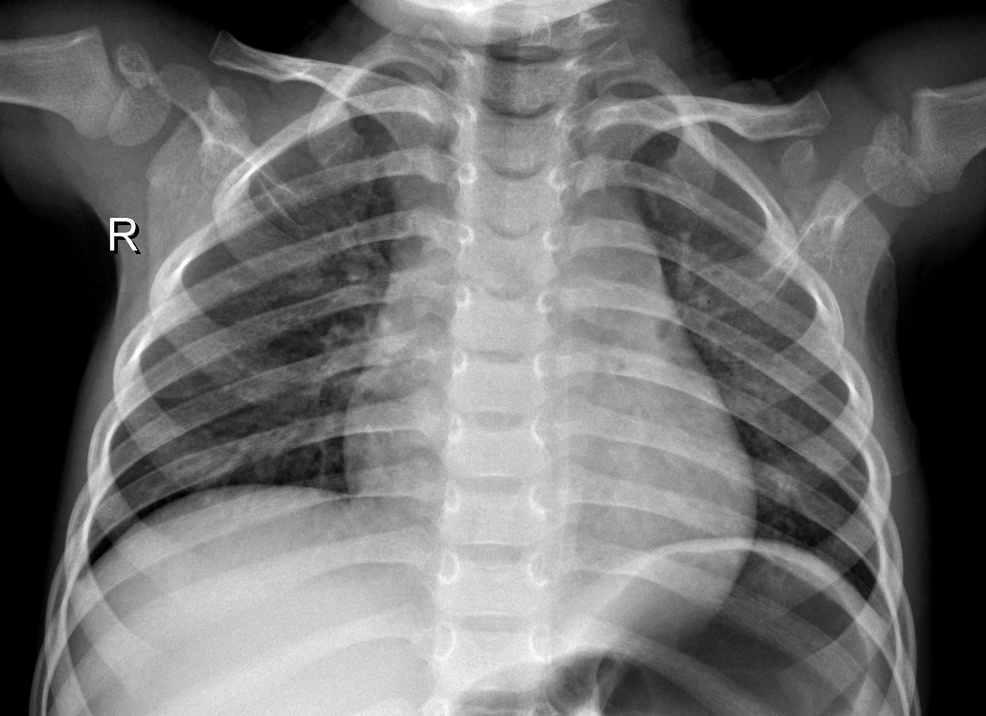
#> input picture Dataset/IM-0215-0001.jpeg, 986 x 716 px, shrunk from 1666 x 1209 before the run, found by its file name
$ jupyter execute ip_adapative_thresholding.ipynb   (shell and % lines are left out)
#> lines starting #> are read from the running program, lines starting #| are printed output that depends on the picture; after the words box and inside, x2 and y2 are one past the last pixel; in counts of white or black regions, pixels touching at a corner belong together
<a href="https://colab.research.google.com/github/hanifnurf/TKC_Covid19/blob/main/image_processing/ip_adapative_thresholding.ipynb" target="_parent"></a>

[cell 1]
import wget
url = "https://github.com/hanifnurf/TKC_Covid19/blob/main/Dataset/IM-0215-0001.jpeg?raw=true"
wget.download(url)

[cell 2]
# import the necessary packages
import matplotlib.pyplot as plt
import cv2

[cell 3]
def plt_imshow(title, image):
	# convert the image frame BGR to RGB color space and display it
	image = cv2.cvtColor(image, cv2.COLOR_BGR2RGB)
	plt.imshow(image)
	plt.title(title)
	plt.grid(False)
	plt.show()

[cell 4]
# since we are using Jupyter Notebooks we can replace our argument
# parsing code with *hard coded* arguments and values
args = {
	"image": "IM-0215-0001.jpeg"
}

[cell 5]
# load the image and display it
image = cv2.imread(args["image"])
#> image is the input picture: shape (716, 986, 3); min 0, max 255, mean 109.7
plt_imshow("Image", image)

# convert the image to grayscale and blur it slightly
gray = cv2.cvtColor(image, cv2.COLOR_BGR2GRAY)
blurred = cv2.GaussianBlur(gray, (7, 7), 0)

[cell 6]
# apply simple thresholding with a hardcoded threshold value
(T, threshInv) = cv2.threshold(blurred, 230, 255,
	cv2.THRESH_BINARY_INV)
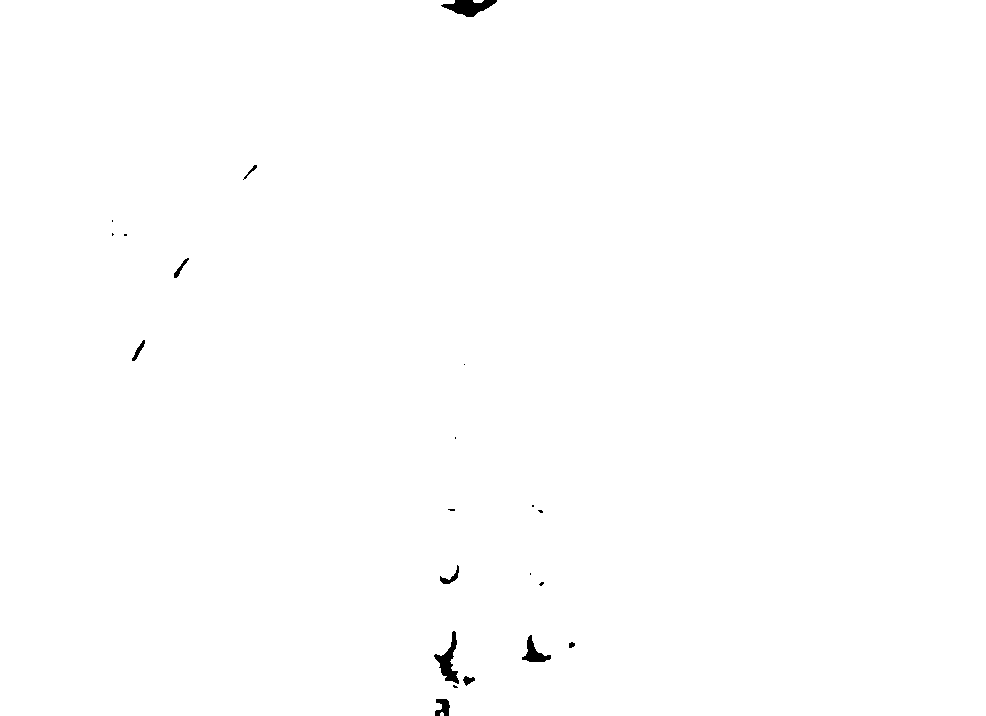
#> threshInv: shape (716, 986); 99.7% white; 21 black regions (11 under 20 px), largest, box (x1, y1, x2, y2) and area: (441, 0, 497, 17) 539, (434, 631, 459, 684) 500, (522, 635, 551, 662) 316
plt_imshow("Simple Thresholding", threshInv)

[cell 7]
# apply Otsu's automatic thresholding
(T, threshInv) = cv2.threshold(blurred, 0, 255,
	cv2.THRESH_BINARY_INV | cv2.THRESH_OTSU)
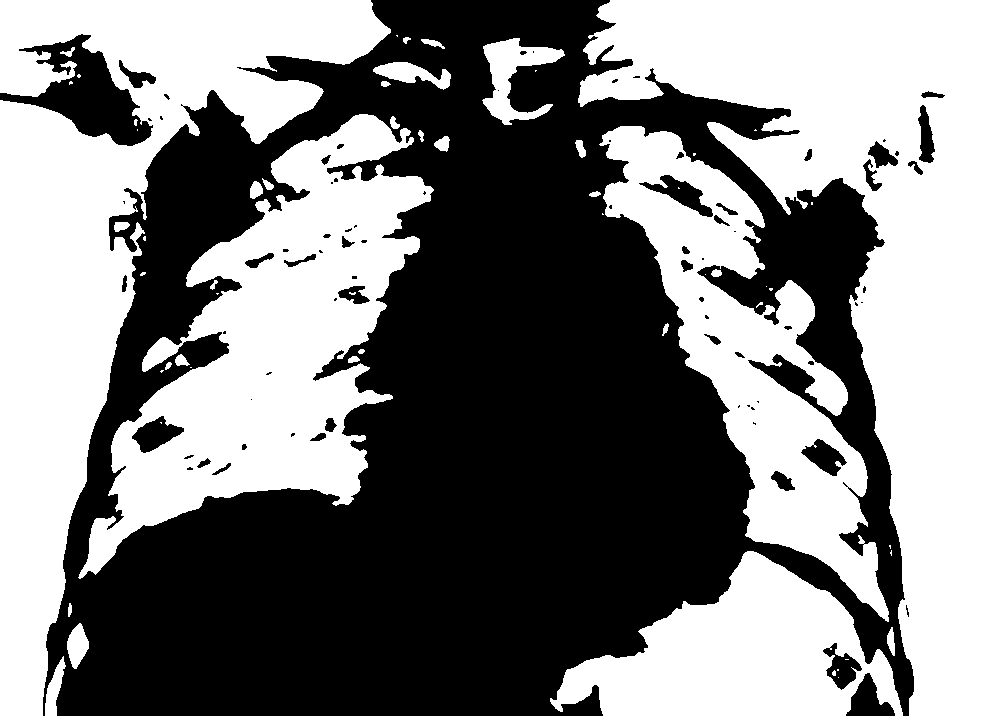
#> threshInv: shape (716, 986); 50% white; 58 white regions (27 under 20 px), largest, box (x1, y1, x2, y2) and area: (578, 0, 986, 716) 111920, (0, 0, 391, 716) 91600, (78, 114, 434, 579) 66403
#> T = 109
plt_imshow("Otsu Thresholding", threshInv)

[cell 8]
# instead of manually specifying the threshold value, we can use
# adaptive thresholding to examine neighborhoods of pixels and
# adaptively threshold each neighborhood
thresh = cv2.adaptiveThreshold(blurred, 255,
	cv2.ADAPTIVE_THRESH_MEAN_C, cv2.THRESH_BINARY_INV, 21, 10)
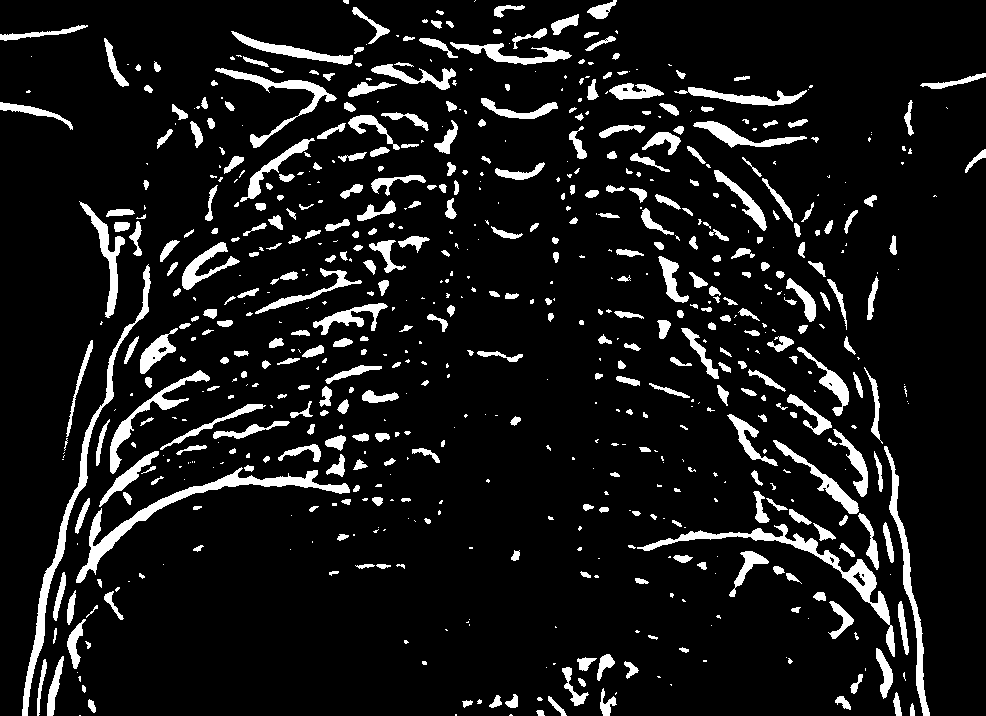
#> thresh: shape (716, 986); 9.6% white; 689 white regions (300 under 20 px), largest, box (x1, y1, x2, y2) and area: (76, 467, 350, 583) 3069, (22, 264, 151, 716) 2970, (637, 524, 895, 657) 2727
plt_imshow("Mean Adaptive Thresholding", thresh)

[cell 9]
# perform adaptive thresholding again, this time using a Gaussian
# weighting versus a simple mean to compute our local threshold
# value
thresh = cv2.adaptiveThreshold(blurred, 255,
	cv2.ADAPTIVE_THRESH_GAUSSIAN_C, cv2.THRESH_BINARY_INV, 21, 4)
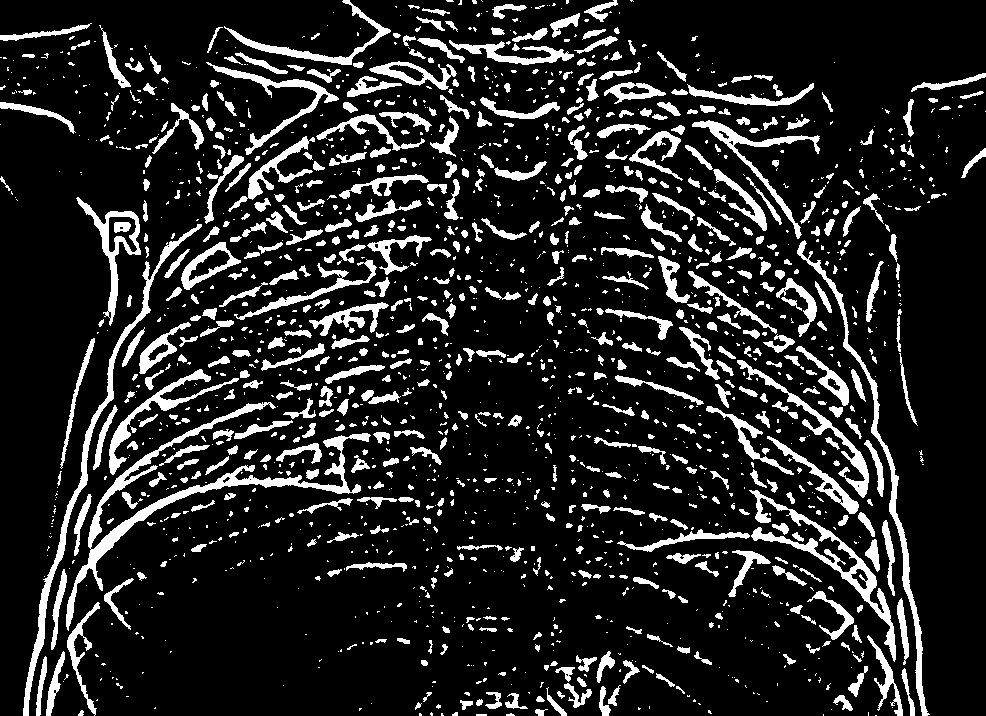
#> thresh: shape (716, 986); 14.4% white; 1811 white regions (1142 under 20 px), largest, box (x1, y1, x2, y2) and area: (66, 402, 371, 631) 5189, (23, 224, 202, 716) 3198, (749, 490, 896, 662) 2823
plt_imshow("Gaussian Adaptive Thresholding", thresh)

$ run again, with Dataset/covid (13).jpg copied over Dataset/IM-0215-0001.jpeg
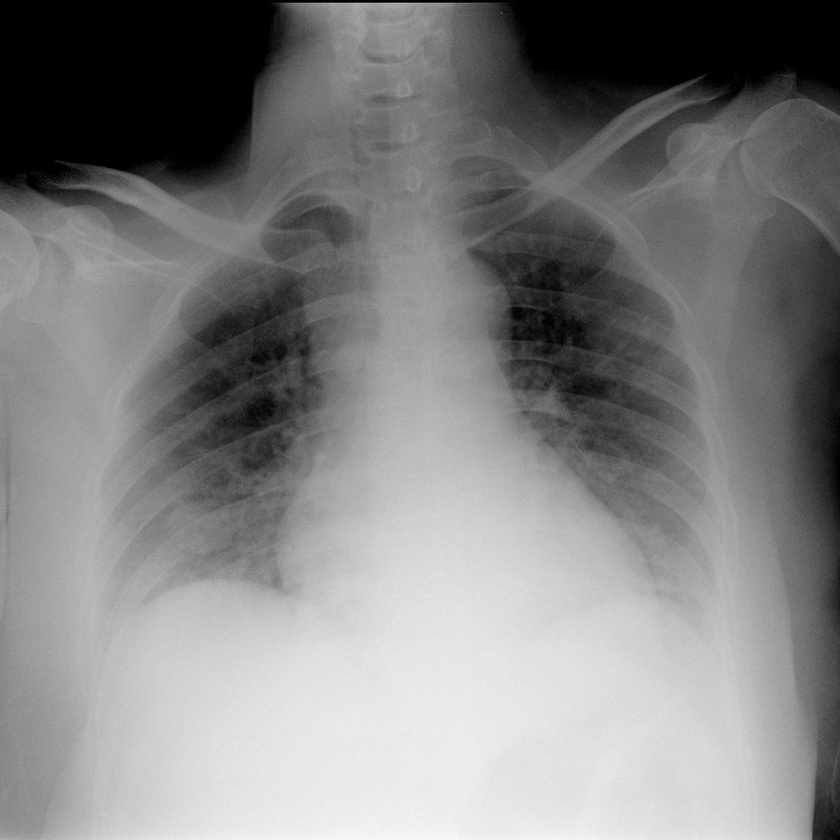
#> input picture Dataset/covid (13).jpg, 840 x 840 px, shrunk from 1261 x 1262 before the run, found by its file name
#> image is the input picture: shape (840, 840, 3); min 0, max 250, mean 129.4
#> image: shape (840, 840, 3); 94.9% white; 13 black regions (11 under 20 px), largest, box (x1, y1, x2, y2) and area: (182, 658, 649, 840) 35897, (284, 762, 292, 770) 35
#> `(T, threshInv) = cv2.threshold(blurred, 0, 255, cv2.THRESH_BINARY_INV ..`:
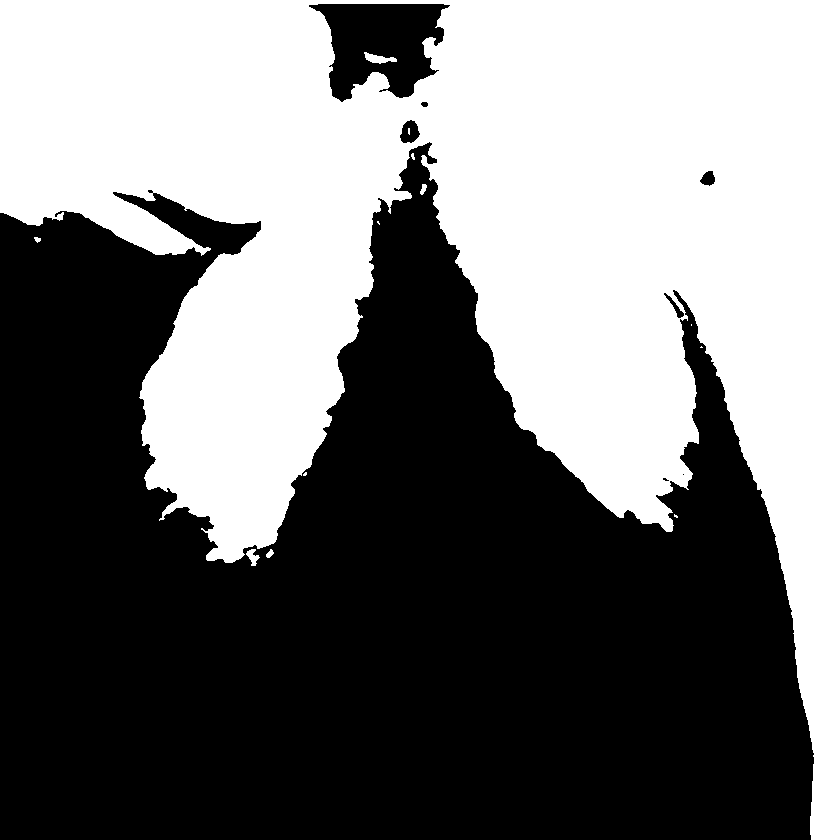
#> threshInv: shape (840, 840); 46.7% white; 13 white regions (7 under 20 px), largest, box (x1, y1, x2, y2) and area: (0, 0, 840, 840) 328747, (364, 52, 397, 64) 200, (246, 549, 260, 566) 122, (420, 184, 427, 195) 48, (266, 549, 274, 558) 43, (34, 237, 41, 243) 28
#> T = 125
#> image: shape (840, 840, 3); 1.4% white; 208 white regions (115 under 20 px), largest, box (x1, y1, x2, y2) and area: (27, 179, 145, 215) 953, (595, 74, 696, 131) 594, (79, 159, 176, 196) 584
#> `thresh = cv2.adaptiveThreshold(blurred, 255, cv2.ADAPTIVE_THRESH_GAUSS..`:
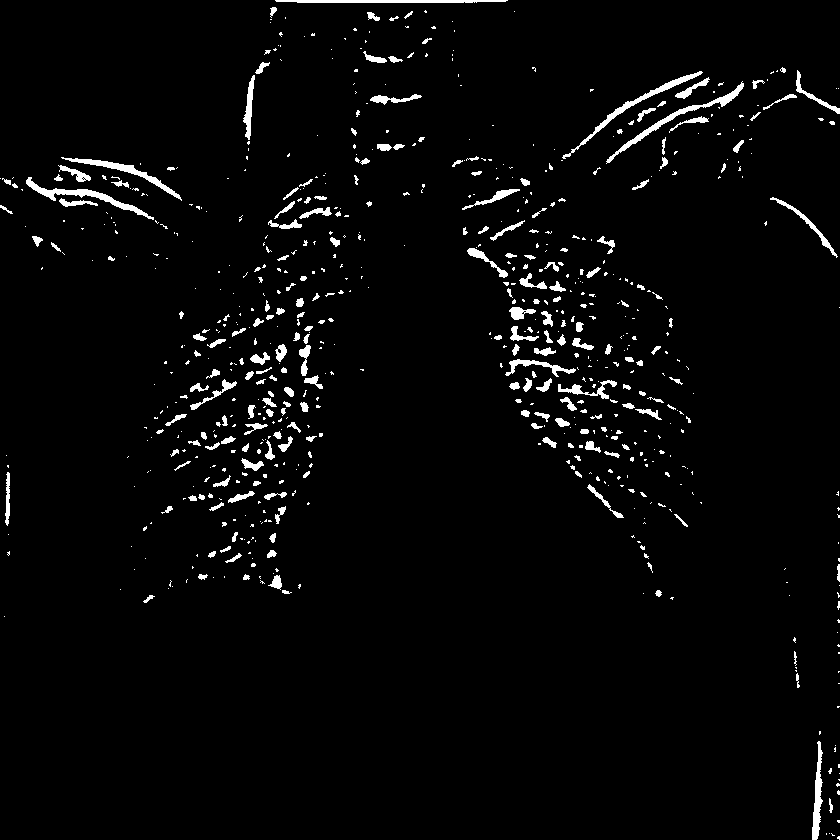
#> thresh: shape (840, 840); 3% white; 731 white regions (512 under 20 px), largest, box (x1, y1, x2, y2) and area: (606, 81, 744, 164) 807, (26, 177, 154, 220) 799, (562, 71, 703, 159) 764
